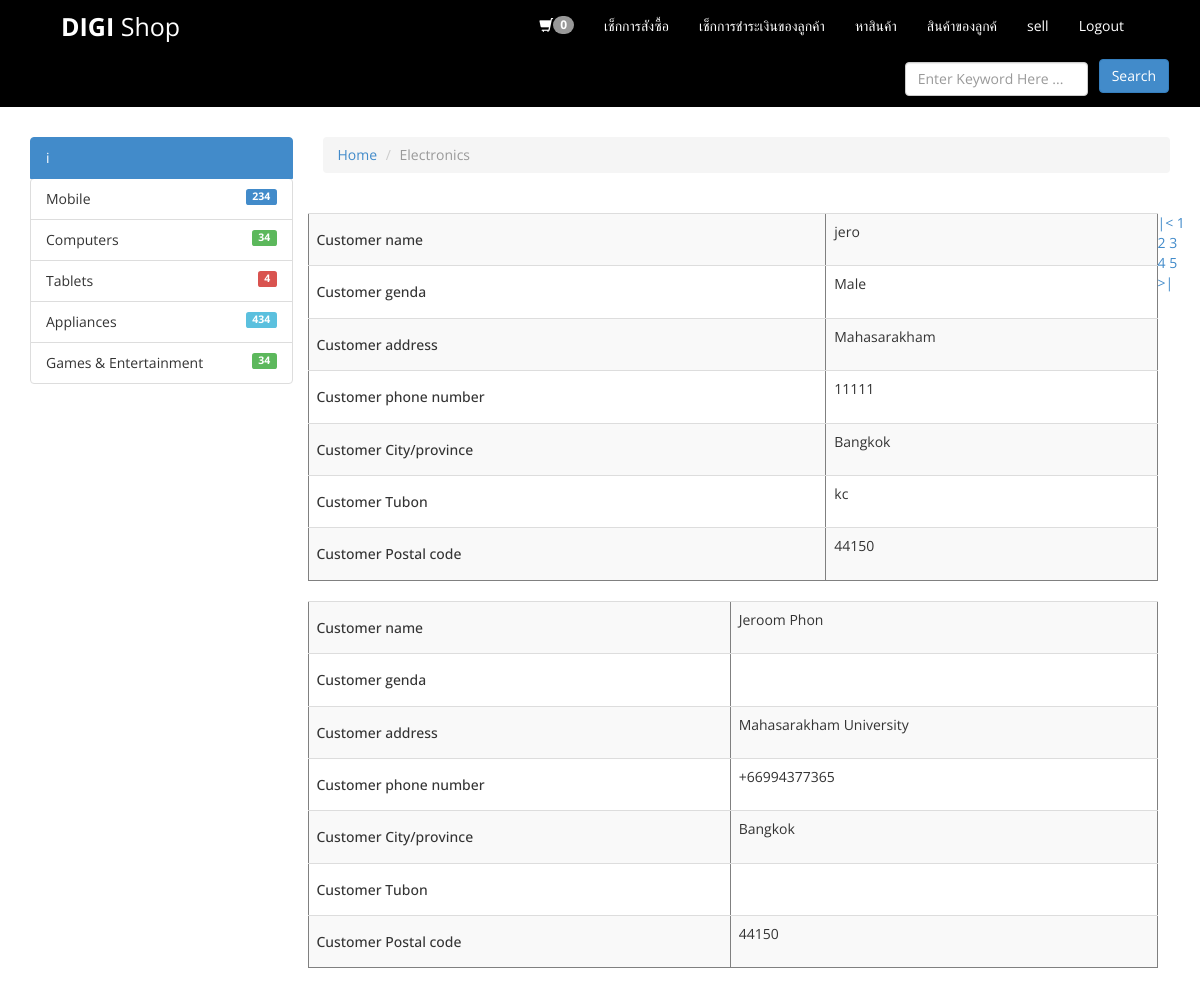
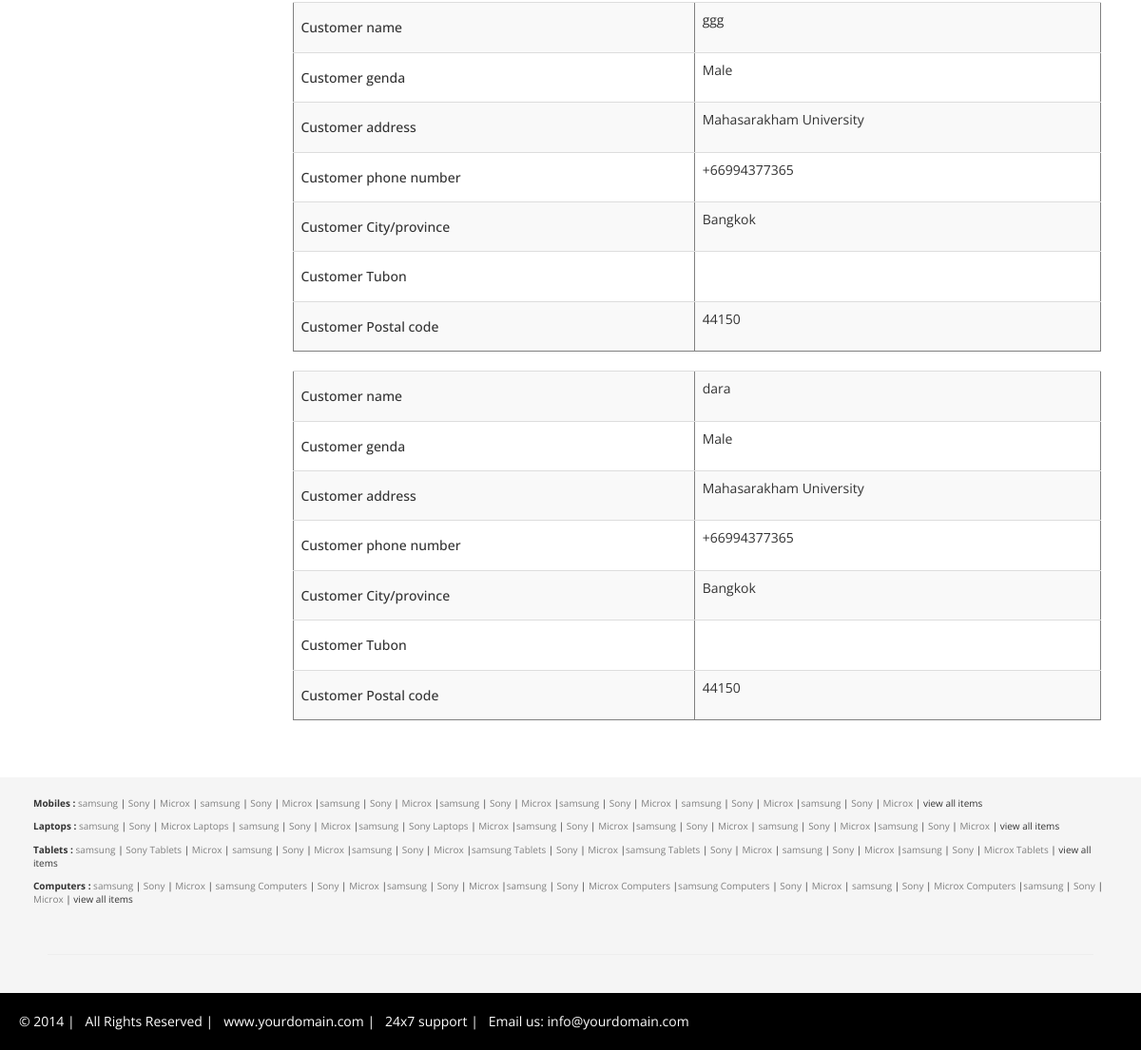
The app's page /customerInformation.php with its own data (2 pictures, top to bottom).
### tables this page shows
CREATE TABLE `memberrigester` (
  `ID` int(7) NOT NULL,
  `Name` varchar(50) NOT NULL,
  `genda` varchar(10) NOT NULL,
  `Address` varchar(200) NOT NULL,
  `Email` varchar(50) NOT NULL,
  `telephone` varchar(15) NOT NULL,
  `city` varchar(50) NOT NULL,
  `district` varchar(50) NOT NULL,
  `poststation` varchar(30) NOT NULL,
  `Username` varchar(15) NOT NULL,
  `password2` varchar(220) NOT NULL,
  `status` varchar(10) NOT NULL
);

### customerInformation.php (the view, shortened to what this page needs)
<?php
include("tt1.php");
?>
<!DOCTYPE html>
<html lang="en">
<link href="assets/ItemSlider/css/main-style.css" rel="stylesheet" type="text/css">
<link href="assets/ItemSlider/css/demo.css" rel="stylesheet" type="text/css">
<head>
    <link href="bs-digishop-mini/assets/css/bootstrap.css" rel="stylesheet">
    <link href="bs-digishop-mini/assets/css/font-awesome.min.css" rel="stylesheet" />
    <link href="bs-digishop-mini/assets/ItemSlider/css/main-style.css" rel="stylesheet" />
    <link href="bs-digishop-mini/assets/css/style.css" rel="stylesheet" />
</head>
<body>
  <nav class="navbar navbar-default" role="navigation">
      <div class="container-fluid">
          <div class="navbar-header">
              <a class="navbar-brand" href="index.login.php"><strong>DIGI</strong> Shop</a>
          </div>
          <div class="collapse navbar-collapse" id="bs-example-navbar-collapse-1">
              <ul class="nav navbar-nav navbar-right">
                  <li><a href="view_order.php" id="nav-cart"><span id="nav-cart-number" class="badge pull-right">0</span>
          <span class="glyphicon glyphicon-shopping-cart"></span>
      </span></a></li>
                   <li><a href="#">เช็กการสังซื้อ</a></li>
                  <li><a href="Viewpayment.php">เช็กการชำระเงินของลูกค้า</a></li>
                  <li><a href="customerProduct.php">หาสินค้า</a></li>
                  <li><a href="customerInformation.php">สินค้าของลูกค้</a></li>
                  <li><a href="sellAdmin.php">sell</a></li>
                  <li><a href="logout.php">Logout</a></li>
                  <li><a href="profileAdmin.php"><?php echo $_SESSION['Username']; ?></a></li>
              </ul>
              <form class="navbar-form navbar-right" role="search">
                  <div class="form-group">
                      <input type="text" placeholder="Enter Keyword Here ..." class="form-control">
                  </div>
                  <button type="submit" class="btn btn-primary">Search</button>
              </form>
          </div>
      </div>
  </nav>
    <div class="container">
        <div class="row">
            <div class="col-md-3">
                <div>
                    <a href="#" class="list-group-item active">i
                    </a>
                    <ul class="list-group">
                        <li class="list-group-item">Mobile
      <span class="label label-primary pull-right">234</span>
                        </li>
                        <li class="list-group-item">Computers
                      <span class="label label-success pull-right">34</span>
                        </li>
                        <li class="list-group-item">Tablets
                         <span class="label label-danger pull-right">4</span>
                        </li>
                        <li class="list-group-item">Appliances
                             <span class="label label-info pull-right">434</span>
                        </li>
                        <li class="list-group-item">Games & Entertainment
                             <span class="label label-success pull-right">34</span>
                        </li>
                    </ul>
                </div>
            </div>
            <div class="col-md-9">
                <div>
                    <ol class="breadcrumb">
                        <li><a href="#">Home</a></li>
                        <li class="active">Electronics</li>
                    </ol>
                </div>
                <div class="">
                  <div class="">
                    <div class="">
                      <div class="row">
                        <?php
                      $num_rec_per_page=4;
                      if (isset($_GET["page"])) { $page  = $_GET["page"]; } else { $page=1; };
                      $start_from = ($page-1) * $num_rec_per_page;
                      $sql="SELECT * FROM memberrigester limit $start_from,$num_rec_per_page";
                        $result=mysqli_query($link,$sql);
                          ?>
                           <?php
                             while($row=mysqli_fetch_array($result)){
                                ?>
                       <table align="left" style="width:850px;"  class="table table-striped" border="1">
                         <tr>
                           <td>
                             <h5>Customer name</h5>
                           </td>
                           <td>
                             <?=$row['Name'];?>
                           </td>
                         </tr>
                         <tr>
                           <td>
                             <h5>Customer genda</h5>
                           </td>
                           <td>
                             <?=$row['genda'];?>
                           </td>
                         </tr>
                         <tr>
                           <td>
                             <h5>Customer address</h5>
                           </td>
                           <td>
                              <?=$row['Address'];?>
                           </td>
                         </tr>
                         <tr>
                           <td>
                             <h5>Customer phone number</h5>
                           </td>
                           <td>
                             <?=$row['telephone'];?>
                           </td>
                         </tr>
                         <tr>
                           <td>
                             <h5>Customer City/province</h5>
                           </td>
                           <td>
                               <?=$row['city'];?>
                           </td>
                         </tr>
                         <tr>
                           <td><h5>Customer Tubon </h5>
                           </td>
                           <td>
                              <?=$row['district'];?>
                           </td>
                         </tr>
                         <tr>
                           <td>
                            <h5>Customer Postal code</h5>
                           </td>
                           <td>
                             <?=$row['poststation'];?>
                           </td>
                         </tr>
                       </table>
                      <?php } ?>
                        <?php
                        $sql="SELECT * FROM memberrigester";
                        $rs_result = mysqli_query($link,$sql);
                        $total_records = mysqli_num_rows($rs_result);
                        $total_pages = ceil($total_records / $num_rec_per_page);
                        echo "<a href='customerInformation.php?page=1'>".'|<'."</a> ";
                        for ($i=1; $i<=$total_pages; $i++) {
                                    echo "<a href='customerInformation.php?page=".$i."'>".$i."</a> ";
                        };
                        echo "<a href='customerInformation.php?page=$total_pages'>".'>|'."</a> ";
                         ?>
                      </div>
                    </div>
                </div>
            </div>
        </div>
    </div>
        </div>
    <div class="col-md-12 footer-box">
        <div class="row small-box ">
            <strong>Mobiles :</strong> <a href="#">samsung</a> |  <a href="#">Sony</a> | <a href="#">Microx</a> |
            <a href="#">samsung</a> |  <a href="#">Sony</a> | <a href="#">Microx</a> |<a href="#">samsung</a> |
              <a href="#">Sony</a> | <a href="#">Microx</a> |<a href="#">samsung</a> |  <a href="#">Sony</a> |
            <a href="#">Microx</a> |<a href="#">samsung</a> |  <a href="#">Sony</a> | <a href="#">Microx</a> |
            <a href="#">samsung</a> |  <a href="#">Sony</a> | <a href="#">Microx</a> |<a href="#">samsung</a> |
            <a href="#">Sony</a> | <a href="#">Microx</a> | view all items
        </div>
        <div class="row small-box ">
            <strong>Laptops :</strong> <a href="#">samsung</a> |  <a href="#">Sony</a> | <a href="#">Microx Laptops</a> |
            <a href="#">samsung</a> |  <a href="#">Sony</a> | <a href="#">Microx</a> |<a href="#">samsung</a> |
              <a href="#">Sony Laptops</a> | <a href="#">Microx</a> |<a href="#">samsung</a> |  <a href="#">Sony</a> |
            <a href="#">Microx</a> |<a href="#">samsung</a> |  <a href="#">Sony</a> | <a href="#">Microx</a> |
            <a href="#">samsung</a> |  <a href="#">Sony</a> | <a href="#">Microx</a> |<a href="#">samsung</a> |
            <a href="#">Sony</a> | <a href="#">Microx</a> | view all items
        </div>
        <div class="row small-box ">
            <strong>Tablets : </strong><a href="#">samsung</a> |  <a href="#">Sony Tablets</a> | <a href="#">Microx</a> |
            <a href="#">samsung </a>|  <a href="#">Sony</a> | <a href="#">Microx</a> |<a href="#">samsung</a> |
              <a href="#">Sony</a> | <a href="#">Microx</a> |<a href="#">samsung Tablets</a> |  <a href="#">Sony</a> |
            <a href="#">Microx</a> |<a href="#">samsung Tablets</a> |  <a href="#">Sony</a> | <a href="#">Microx</a> |
            <a href="#">samsung</a> |  <a href="#">Sony</a> | <a href="#">Microx</a> |<a href="#">samsung</a> |
            <a href="#">Sony</a> | <a href="#">Microx Tablets</a> | view all items
        </div>
        <div class="row small-box pad-botom ">
            <strong>Computers :</strong> <a href="#">samsung</a> |  <a href="#">Sony</a> | <a href="#">Microx</a> |
            <a href="#">samsung Computers</a> |  <a href="#">Sony</a> | <a href="#">Microx</a> |<a href="#">samsung</a> |
              <a href="#">Sony</a> | <a href="#">Microx</a> |<a href="#">samsung</a> |  <a href="#">Sony</a> |
            <a href="#">Microx Computers</a> |<a href="#">samsung Computers</a> |  <a href="#">Sony</a> | <a href="#">Microx</a> |
            <a href="#">samsung</a> |  <a href="#">Sony</a> | <a href="#">Microx Computers</a> |<a href="#">samsung</a> |
            <a href="#">Sony</a> | <a href="#">Microx</a> | view all items
        </div>
        <hr>
    </div>
    <div class="col-md-12 end-box ">
        &copy; 2014 | &nbsp; All Rights Reserved | &nbsp; www.yourdomain.com | &nbsp; 24x7 support | &nbsp; Email us: info@yourdomain.com
    </div>
</body>
</html>

### assets/ItemSlider/css/demo.css (style rules this page uses)
html { height: 100%; }
*, *:after, *:before { -webkit-box-sizing: border-box; -moz-box-sizing: border-box; box-sizing: border-box; padding: 0; margin: 0; }
body { font-family: 'Lato', Calibri, Arial, sans-serif; background: #fff; font-weight: 400; font-size: 15px; color: #333; overflow: scroll; overflow-x: hidden; }
a { color: #555; text-decoration: none; }
.container { width: 100%; position: relative; }

### assets/css/style.css (style rules this page uses)
h1, h2, h3, h4, h5, h6 { font-family:'Open Sans', sans-serif; }
.navbar-brand { font-size: 25px; padding: 15px 80px 15px 60px; }
.navbar-default .navbar-brand { color: #000000; }
.navbar-default { background-color: #000000; border-color: #000000; }
.navbar { border-radius: 0px; }
.navbar-default .navbar-nav > li > a { color: #FFF; }
.navbar-default .navbar-brand { color: #FFFFFF; }
.row { margin-bottom:10px; }
.btn { margin-bottom:5px; }
.footer-box { background-color:#F5F5F5; padding:20px 50px 20px 50px; }
.small-box { font-size:10px; }
.footer-box a { color:#808080; text-decoration:none; }
.pad-botom { padding-bottom:30px; }
.end-box { padding:20px; color:#fff; background-color:#000; font-size:14px; }

### records on screen
memberrigester: Name "jero", genda "Male", Address "Mahasarakham", telephone "11111", city "Bangkok", district "kc", poststation "44150"
memberrigester: Name "Jeroom Phon", Address "Mahasarakham University", telephone "+66994377365", city "Bangkok", poststation "44150"
memberrigester: Name "ggg", genda "Male", Address "Mahasarakham University", telephone "+66994377365", city "Bangkok", poststation "44150"
memberrigester: Name "dara", genda "Male", Address "Mahasarakham University", telephone "+66994377365", city "Bangkok", poststation "44150"
